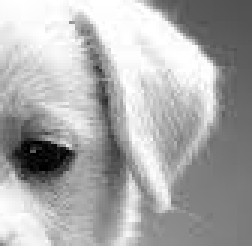
#> input picture Задача 3_ Сегментация изображений/imgs/2_small_c.png, 84 x 82 px (shown 3 times larger); its folder holds 4 pictures in this run
$ jupyter execute --allow-errors ImageSegmentation.ipynb
#> lines starting #> are read from the running program, lines starting #| are printed output that depends on the picture
[cell 1]
import pandas as pd
import numpy as np
from matplotlib import pyplot as plt
import cv2
from PIL import Image
from tqdm import tqdm
from numba import jit, njit, prange, cuda
import yaml
from scipy.sparse import csr_matrix
import pickle
import os

[cell 2]
@njit(nogil=True)
def norm(x_i, x_j):
    return np.sum((x_i-x_j)**2)

# [46 lines left out: functions QUBO_matr, QUBO_matr_sparse, not called in this run]

@njit(nogil=True)
def QUBO_matr_full(img, K1, K2, B, decay = False):
    """
    Find QUBO matrix  for omage recognition
    img - RGB of image pixels
    K1 - K1 nearest neighbours
    """
    h, v, c = img.shape
    N = h*v
    x = img.reshape((N, c))/255
    qubo = np.zeros((N, N))
    for i in range(h):
        for j in range(v):
            for k in range(-K1, K1+1):
                for l in range(-K1, K1+1):
                    if k != 0 or l !=0:
                        kl_square = k**2 + l**2
                        if i + k >= 0 and i + k < h and j + l >= 0 and j + l < v and kl_square <= K1**2:
                            flat_ij = i*v+j
                            flat_neigh = (i+k)*v+j+l
                            if decay:
                                norm_neigh = norm(x[flat_ij], x[flat_neigh])/kl_square
                            else:
                                norm_neigh = norm(x[flat_ij], x[flat_neigh])
                            if kl_square <= K2**2:
                                qubo[flat_ij, flat_ij] += B
                                qubo[flat_neigh, flat_neigh] += B
                            #print(i, j, k, l, norm_neigh)
                            qubo[flat_ij, flat_ij] -= norm_neigh
                            qubo[flat_neigh, flat_neigh] -= norm_neigh
                            qubo[flat_ij, flat_neigh] += norm_neigh
                            qubo[flat_neigh, flat_ij] += norm_neigh
    return qubo

#> (a cell that did not finish here is left out)

[cell 4]
def qboard_problem(problem_id, problem_type, task_number, matrix_file, where = 'MIN'):
    obj_aux = dict(to = where, filenames = matrix_file)
    return dict(id = problem_id, type = problem_type,
                data_dir = '~/task_' + str(task_number) + '/pkl',
                #data_dir = '~/pkl',
                objective = obj_aux)
def compile_yaml(all_problems, output_file):
    output = []
    for problem in all_problems:
        output.append(qboard_problem(*problem))
    stream = open(output_file, 'w')
    yaml.dump(dict(problems = output), stream, sort_keys = False)
    stream.close()
    return

def make_pkl(matrix, filename):
    stream = open(filename, 'wb')
    pickle.dump(csr_matrix(matrix), stream)
    stream.close()
    return

[cell 5]
#draw a big pictures with one tone
folder = "imgs/big"
K1 = 8
K2 = 5
B = 0.5
decay = False
problems = []
syaml = "big.yaml"
#> (the rest of this cell did not finish here and is left out)

[cell 6]
#draw a big pictures with negative tone and precise contour
folder = "imgs/negative"
K1 = 10
K2 = 7
B = 1
decay = False
problems = []
syaml = "neg.yaml"
#> (the rest of this cell did not finish here and is left out)

[cell 7]
problems = []
folder = "imgs"
decay = False
s = '2_small_c'
img = cv2.imread(folder+"/"+s+'.png')
#> img is the input picture: shape (82, 84, 3); min 0, max 255, mean 170.9
K1 = 8
K2 = 7
syaml = 'yaml/'+s+'.yaml'
for B in range(1, 2):
    B1 = 0.8*B
    Q = QUBO_matr_full(img, K1 = K1, K2 = K2, B = B1, decay = decay)
    s1 = s + str(K1) +'_'+str(K2)+ '_'+str(B1)
    spkl = s1+'.pkl'
    problems.append([s1, 'QUBO', 3, spkl])
    make_pkl(Q, 'pkl/' + spkl)
#> this loop made 1 pass
#> pass 1, `Q = QUBO_matr_full(img, K1 = K1, K2 = K2, B = B1, decay = decay)`:
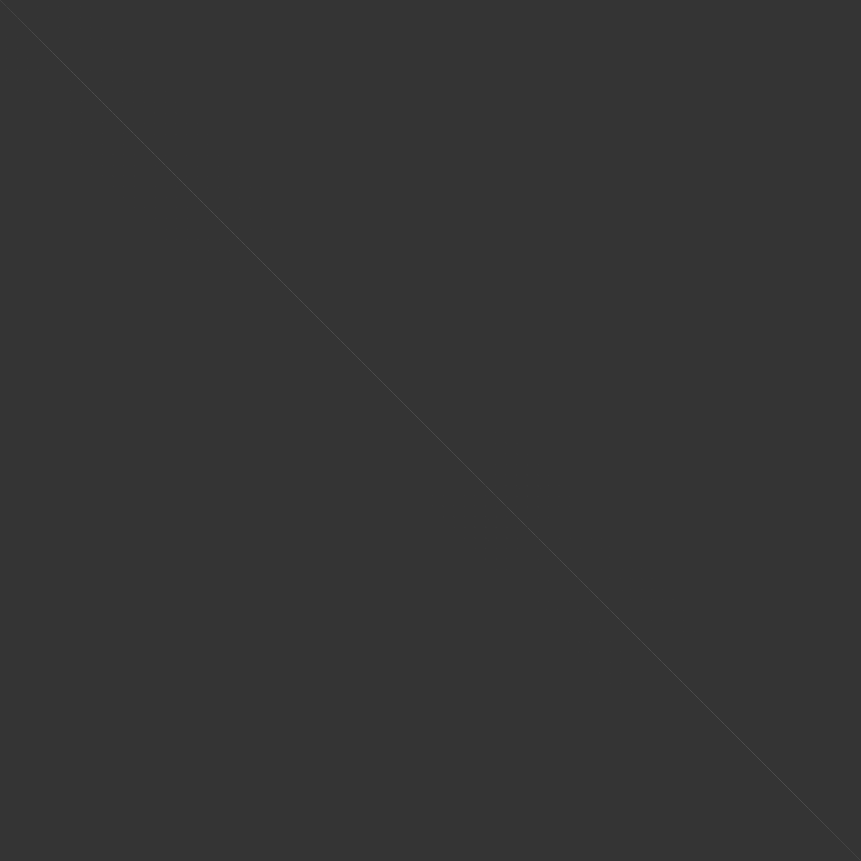
#> Q: shape (6888, 6888) float64 (shown at 1/8 size); min -61.11, max 236.7, mean 0; drawn with min black and max white
#> after the loop, problems = [['2_small_c8_7_0.8', 'QUBO', 3, '2_small_c8_7_0.8.pkl']]

compile_yaml(problems, syaml)
#> the loop in compile_yaml, `for problem in all_problems:` made 1 pass
#> after the loop in compile_yaml, `for problem in all_problems:`: output = 1 item
